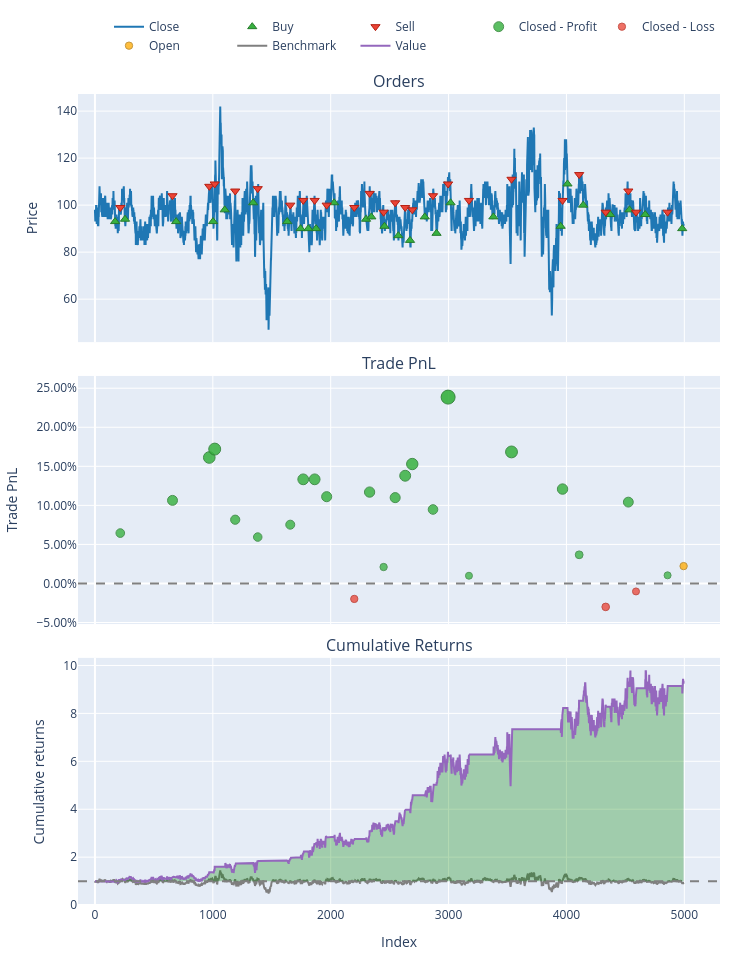

Here is the notebook cell this chart was saved with:
### Code cell
portfolio.plot().show()

### Figure 1 — Plotly figure (JSON) as saved in the notebook; plotly's stock layout.template omitted (floating-point values rounded to 4 significant figures; data arrays with more than 128 entries replaced by an {"elided": "..."} marker saying what was removed)
{"data": [{"legendgroup": "0", "line": {"color": "#1f77b4"}, "name": "Close", "showlegend": true, "type": "scatter", "uid": "20aabaff-fe20-4c4c-bf28-ef47a0b5634b", "x": {"elided": "4995 int values"}, "xaxis": "x", "y": {"elided": "4995 float values"}, "yaxis": "y"}, {"customdata": [[0.0, 1.075, 0.0], [2.0, 1.132, 0.0], [4.0, 1.266, 0.0], [6.0, 1.471, 0.0], [8.0, 1.636, 0.0], [10.0, 1.717, 0.0], [12.0, 1.975, 0.0], [14.0, 2.195, 0.0], [16.0, 2.487, 0.0], [18.0, 2.819, 0.0], [20.0, 2.791, 0.0], [22.0, 2.939, 0.0], [24.0, 3.249, 0.0], [26.0, 3.463, 0.0], [28.0, 4.02, 0.0], [30.0, 4.682, 0.0], [32.0, 4.83, 0.0], [34.0, 5.709, 0.0], [36.0, 6.161, 0.0], [38.0, 6.615, 0.0], [40.0, 8.068, 0.0], [42.0, 7.55, 0.0], [44.0, 8.532, 0.0], [46.0, 8.621, 0.0], [48.0, 9.324, 0.0], [50.0, 9.422, 0.0], [52.0, 10.15, 0.0]], "hovertemplate": "Order Id: %{customdata[0]}<br>Timestamp: %{x}<br>Price: %{y}<br>Size: %{customdata[1]:.6f}<br>Fees: %{customdata[2]:.6f}", "legendgroup": "1", "marker": {"color": "#37B13F", "line": {"color": "rgb(38,123,44)", "width": 1}, "size": 8, "symbol": "triangle-up"}, "mode": "markers", "name": "Buy", "type": "scatter", "uid": "27ae5304-e7a9-4a67-b03a-28365423cf0a", "x": [171, 255, 689, 1002, 1101, 1342, 1631, 1745, 1811, 1876, 2029, 2300, 2345, 2456, 2574, 2673, 2798, 2898, 3017, 3380, 3951, 4009, 4142, 4371, 4535, 4668, 4982], "xaxis": "x", "y": [93.0, 94.0, 93.0, 93.0, 98.0, 101.0, 93.0, 90.0, 90.0, 90.0, 101.0, 94.0, 95.0, 91.0, 87.0, 85.0, 95.0, 88.0, 101.0, 95.0, 91.0, 109.0, 100.0, 96.0, 98.0, 96.0, 90.0], "yaxis": "y"}, {"customdata": [[1.0, 1.075, 0.0], [3.0, 1.132, 0.0], [5.0, 1.266, 0.0], [7.0, 1.471, 0.0], [9.0, 1.636, 0.0], [11.0, 1.717, 0.0], [13.0, 1.975, 0.0], [15.0, 2.195, 0.0], [17.0, 2.487, 0.0], [19.0, 2.819, 0.0], [21.0, 2.791, 0.0], [23.0, 2.939, 0.0], [25.0, 3.249, 0.0], [27.0, 3.463, 0.0], [29.0, 4.02, 0.0], [31.0, 4.682, 0.0], [33.0, 4.83, 0.0], [35.0, 5.709, 0.0], [37.0, 6.161, 0.0], [39.0, 6.615, 0.0], [41.0, 8.068, 0.0], [43.0, 7.55, 0.0], [45.0, 8.532, 0.0], [47.0, 8.621, 0.0], [49.0, 9.324, 0.0], [51.0, 9.422, 0.0]], "hovertemplate": "Order Id: %{customdata[0]}<br>Timestamp: %{x}<br>Price: %{y}<br>Size: %{customdata[1]:.6f}<br>Fees: %{customdata[2]:.6f}", "legendgroup": "2", "marker": {"color": "#EA4335", "line": {"color": "rgb(181,31,18)", "width": 1}, "size": 8, "symbol": "triangle-down"}, "mode": "markers", "name": "Sell", "type": "scatter", "uid": "d3f7ea11-cfd0-4eee-8d99-447249de1e53", "x": [215, 658, 970, 1016, 1190, 1381, 1657, 1767, 1864, 1966, 2200, 2330, 2449, 2547, 2632, 2692, 2868, 2996, 3173, 3534, 3967, 4108, 4333, 4525, 4590, 4858], "xaxis": "x", "y": [99.0, 104.0, 108.0, 109.0, 106.0, 107.0, 100.0, 102.0, 102.0, 100.0, 99.0, 105.0, 97.0, 101.0, 99.0, 98.0, 104.0, 109.0, 102.0, 111.0, 102.0, 113.0, 97.0, 106.0, 97.0, 97.0], "yaxis": "y"}, {"customdata": [[0.0, 0.0, 6.452, 0.06452], [1.0, 1.0, 11.32, 0.1064], [2.0, 2.0, 19.0, 0.1613], [3.0, 3.0, 23.53, 0.172], [4.0, 4.0, 13.09, 0.08163], [5.0, 5.0, 10.3, 0.05941], [6.0, 6.0, 13.83, 0.07527], [7.0, 7.0, 26.34, 0.1333], [8.0, 8.0, 29.85, 0.1333], [9.0, 9.0, 28.19, 0.1111], [11.0, 11.0, 32.33, 0.117], [12.0, 12.0, 6.498, 0.02105], [13.0, 13.0, 34.63, 0.1099], [14.0, 14.0, 48.24, 0.1379], [15.0, 15.0, 60.87, 0.1529], [16.0, 16.0, 43.47, 0.09474], [17.0, 17.0, 119.9, 0.2386], [18.0, 18.0, 6.161, 0.009901], [19.0, 19.0, 105.8, 0.1684], [20.0, 20.0, 88.75, 0.1209], [21.0, 21.0, 30.2, 0.0367], [23.0, 23.0, 86.21, 0.1042], [25.0, 25.0, 9.422, 0.01042]], "hovertemplate": "Exit Trade Id: %{customdata[0]}<br>Position Id: %{customdata[1]}<br>Exit Timestamp: %{x}<br>PnL: %{customdata[2]:.6f}<br>Return: %{customdata[3]:.2%}", "legendgroup": "3", "marker": {"color": "#37B13F", "line": {"color": "rgb(38,123,44)", "width": 1}, "opacity": [0.7858, 0.8133, 0.8493, 0.8563, 0.797, 0.7825, 0.7929, 0.8309, 0.8309, 0.8164, 0.8202, 0.7573, 0.8156, 0.834, 0.8438, 0.8056, 0.9, 0.75, 0.854, 0.8228, 0.7676, 0.8118, 0.7503], "size": [8.671, 9.953, 11.63, 11.96, 9.195, 8.515, 9.0, 10.78, 10.78, 10.1, 10.28, 7.341, 10.06, 10.92, 11.38, 9.596, 14.0, 7.0, 11.85, 10.4, 7.82, 9.885, 7.016], "symbol": "circle"}, "mode": "markers", "name": "Closed - Profit", "type": "scatter", "uid": "05b29f35-46ea-459b-96d8-3942eda7a77f", "x": [215, 658, 970, 1016, 1190, 1381, 1657, 1767, 1864, 1966, 2330, 2449, 2547, 2632, 2692, 2868, 2996, 3173, 3534, 3967, 4108, 4525, 4858], "xaxis": "x2", "y": [0.06452, 0.1064, 0.1613, 0.172, 0.08163, 0.05941, 0.07527, 0.1333, 0.1333, 0.1111, 0.117, 0.02105, 0.1099, 0.1379, 0.1529, 0.09474, 0.2386, 0.009901, 0.1684, 0.1209, 0.0367, 0.1042, 0.01042], "yaxis": "y2"}, {"customdata": [[10.0, 10.0, -5.582, -0.0198], [22.0, 22.0, -25.6, -0.03], [24.0, 24.0, -9.324, -0.0102]], "hovertemplate": "Exit Trade Id: %{customdata[0]}<br>Position Id: %{customdata[1]}<br>Exit Timestamp: %{x}<br>PnL: %{customdata[2]:.6f}<br>Return: %{customdata[3]:.2%}", "legendgroup": "4", "marker": {"color": "#EA4335", "line": {"color": "rgb(181,31,18)", "width": 1}, "opacity": [0.7565, 0.7632, 0.7502], "size": [7.303, 7.615, 7.009], "symbol": "circle"}, "mode": "markers", "name": "Closed - Loss", "type": "scatter", "uid": "2fb03fdb-f037-402f-8177-70b449220a56", "x": [2200, 4333, 4590], "xaxis": "x2", "y": [-0.0198, -0.03, -0.0102], "yaxis": "y2"}, {"customdata": [[26.0, 26.0, 20.31, 0.02222]], "hovertemplate": "Exit Trade Id: %{customdata[0]}<br>Position Id: %{customdata[1]}<br>Exit Timestamp: %{x}<br>PnL: %{customdata[2]:.6f}<br>Return: %{customdata[3]:.2%}", "legendgroup": "5", "marker": {"color": "#FFAA00", "line": {"color": "rgb(178,118,0)", "width": 1}, "opacity": [0.7581], "size": [7.377], "symbol": "circle"}, "mode": "markers", "name": "Open", "type": "scatter", "uid": "c3bd7e93-f711-45b8-86d3-578d0771676d", "x": [4994], "xaxis": "x2", "y": [0.02222], "yaxis": "y2"}, {"legendgroup": "6", "line": {"color": "#7f7f7f"}, "name": "Benchmark", "showlegend": true, "type": "scatter", "uid": "386a0a5c-1309-4a26-8305-18559699ec83", "x": {"elided": "4995 int values"}, "xaxis": "x3", "y": {"elided": "4995 float values"}, "yaxis": "y3"}, {"hoverinfo": "skip", "legendgroup": "7", "line": {"color": "rgba(0, 0, 0, 0)", "width": 0}, "opacity": 0, "showlegend": false, "type": "scatter", "uid": "2ba71cca-a246-4332-aa86-3e791668d426", "x": {"elided": "4995 int values"}, "xaxis": "x3", "y": {"elided": "4995 int values"}, "yaxis": "y3"}, {"connectgaps": false, "fill": "tonexty", "fillcolor": "rgba(0, 128, 0, 0.3)", "hoverinfo": "skip", "legendgroup": "7", "line": {"color": "rgba(0, 0, 0, 0)", "width": 0}, "opacity": 0, "showlegend": false, "type": "scatter", "uid": "31ad5e81-aa3b-40df-a180-e8438b42f8cb", "x": {"elided": "4995 int values"}, "xaxis": "x3", "y": {"elided": "4995 float values"}, "yaxis": "y3"}, {"hoverinfo": "skip", "legendgroup": "7", "line": {"color": "rgba(0, 0, 0, 0)", "width": 0}, "opacity": 0, "showlegend": false, "type": "scatter", "uid": "6530550b-fcb5-420e-a69d-b6c2d8aa66c3", "x": {"elided": "4995 int values"}, "xaxis": "x3", "y": {"elided": "4995 int values"}, "yaxis": "y3"}, {"connectgaps": false, "fill": "tonexty", "fillcolor": "rgba(255, 0, 0, 0.3)", "hoverinfo": "skip", "legendgroup": "7", "line": {"color": "rgba(0, 0, 0, 0)", "width": 0}, "opacity": 0, "showlegend": false, "type": "scatter", "uid": "4751cdd0-1632-480b-ab91-aaeddbf3db89", "x": {"elided": "4995 int values"}, "xaxis": "x3", "y": {"elided": "4995 float values"}, "yaxis": "y3"}, {"legendgroup": "8", "line": {"color": "#9467bd"}, "name": "Value", "showlegend": true, "type": "scatter", "uid": "3845a3ac-210b-4334-bb51-73d1d6527786", "x": {"elided": "4995 int values"}, "xaxis": "x3", "y": {"elided": "4995 float values"}, "yaxis": "y3"}, {"hoverinfo": "skip", "legendgroup": "7", "line": {"color": "rgba(0, 0, 0, 0)", "width": 0}, "opacity": 0, "showlegend": false, "type": "scatter", "uid": "d8d9763e-2d84-485c-afce-c9a94c700190", "x": {"elided": "4995 int values"}, "xaxis": "x3", "y": {"elided": "4995 int values"}, "yaxis": "y3"}], "layout": {"annotations": [{"font": {"size": 16}, "showarrow": false, "text": "Orders", "x": 0.5, "xanchor": "center", "xref": "paper", "y": 1, "yanchor": "bottom", "yref": "paper"}, {"font": {"size": 16}, "showarrow": false, "text": "Trade PnL", "x": 0.5, "xanchor": "center", "xref": "paper", "y": 0.6528, "yanchor": "bottom", "yref": "paper"}, {"font": {"size": 16}, "showarrow": false, "text": "Cumulative Returns", "x": 0.5, "xanchor": "center", "xref": "paper", "y": 0.3056, "yanchor": "bottom", "yref": "paper"}], "height": 960, "legend": {"orientation": "h", "traceorder": "normal", "x": 1, "xanchor": "right", "y": 1.042, "yanchor": "bottom"}, "margin": {"b": 30, "l": 30, "r": 30, "t": 30}, "shapes": [{"line": {"color": "gray", "dash": "dash"}, "type": "line", "x0": 0, "x1": 1, "xref": "paper", "y0": 0, "y1": 0, "yref": "y2"}, {"line": {"color": "gray", "dash": "dash"}, "type": "line", "x0": 0, "x1": 1, "xref": "paper", "y0": 1, "y1": 1, "yref": "y3"}], "showlegend": true, "width": 750, "xaxis": {"anchor": "y", "domain": [0, 1], "matches": "x3", "showticklabels": false}, "xaxis2": {"anchor": "y2", "domain": [0, 1], "matches": "x3", "showticklabels": false}, "xaxis3": {"anchor": "y3", "domain": [0, 1], "title": {"text": "Index"}}, "yaxis": {"anchor": "x", "domain": [0.6944, 1], "title": {"text": "Price"}}, "yaxis2": {"anchor": "x2", "domain": [0.3472, 0.6528], "tickformat": ".2%", "title": {"text": "Trade PnL"}}, "yaxis3": {"anchor": "x3", "domain": [0, 0.3056], "title": {"text": "Cumulative returns"}}}}
